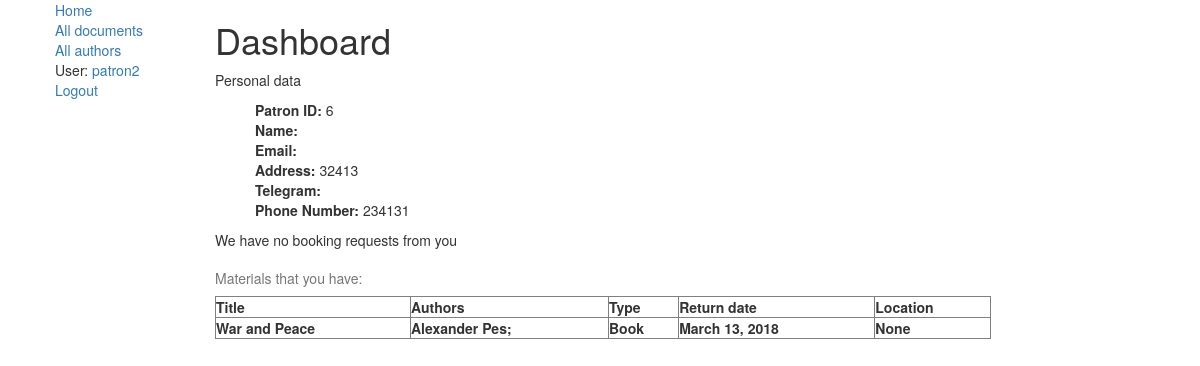
The page /library/dashboard/ (signed in) on the database its author committed.
### library/models.py (models this page shows, shortened)
class PatronInfo(models.Model):
    user = models.OneToOneField(User, on_delete=models.SET_NULL, null=True, blank=True)
    phone_number = models.CharField(max_length=20)
    address = models.CharField(max_length=20)
    telegram = models.CharField(max_length=20, blank=True)
    patron_type = models.ForeignKey('PatronType', on_delete=models.SET_NULL, null=True)
    class Meta:
        verbose_name = "Patron's Information"
        verbose_name_plural = "Patrons' Information"

class Document(models.Model):
    title = models.CharField(max_length=100)
    authors = models.ManyToManyField('Author', help_text='Select authors')
    description = models.TextField(max_length=1000, help_text="Enter a description of the document")
    type = models.ForeignKey('DocType', on_delete=models.SET_NULL, null=True, blank=True)
    tags = models.ManyToManyField('Tag', help_text="Select tags")
    last_quantity = models.IntegerField(
        help_text='This field is used for storing quantity after recalculation. DO NOT USE IT, use quantity() instead!',
        null=True)
    bestseller = models.BooleanField(default=False)
    quantity_synced = models.BooleanField(default=False)
    is_reference = models.BooleanField(default=False, help_text="Reference materials can not be borrowed.")
    def quantity(self) -> int:
        if not self.quantity_synced:
            n = len(DocumentInstance.objects.filter(document_id=self.id, status='a'))
            self.last_quantity = n
            self.quantity_synced = True
            self.save()
        else:
            n = self.last_quantity
        return n

class DocType(models.Model):
    name = models.CharField(max_length=50, help_text="Document type name")
    fields = models.CharField(max_length=1000, blank=True,
                              help_text="Fields labels separated with semicolon. Max: 5")
    max_days = models.IntegerField(help_text='Maximum days for loan in regular case', null=True)
    max_days_bestseller = models.IntegerField(help_text='Maximum days for loan if document is bestseller', null=True)
    max_days_privileges = models.IntegerField(help_text='Maximum days for loan for privileged patrons', null=True)
    class Meta:
        verbose_name = "Document Type"
        verbose_name_plural = "Documents' Types"

class DocumentInstance(models.Model):
    id = models.UUIDField(primary_key=True, default=uuid.uuid4,
                          help_text="Unique document ID")
    document = models.ForeignKey('Document', on_delete=models.CASCADE, null=True)
    due_back = models.DateField(null=True, blank=True)
    DOCUMENT_STATUS = (
        ('a', 'Available'),
        ('g', 'Given out'),
        ('r', 'Reserved'),
        ('m', 'Maintenance')
    )
    status = models.CharField(max_length=1, choices=DOCUMENT_STATUS, blank=True, default='d')
    location = models.ForeignKey('LibraryLocation', on_delete=models.SET_NULL, null=True, blank=True)
    price = models.FloatField(help_text='Price in RUB', null=True)
    holder = models.ForeignKey(User, on_delete=models.SET_NULL, null=True, blank=True)
    additional_field1 = models.CharField(max_length=500, blank=True)
    additional_field2 = models.CharField(max_length=500, blank=True)
    additional_field3 = models.CharField(max_length=500, blank=True)
    additional_field4 = models.CharField(max_length=500, blank=True)
    additional_field5 = models.CharField(max_length=500, blank=True)
    class Meta:
        ordering = ["due_back"]

### library/views.py (the view)
@login_required
def dashboard(request):
    user = auth.get_user(request)
    wish_list = list(WishList.objects.filter(user_id=user.id))
    wish_table = []
    book_table = []
    for wishes in wish_list:
        wish_table.append([wishes.document.title,
                           wishes.document.type,
                           wishes.document.quantity])
    users_books = list(DocumentInstance.objects.filter(holder=user.id))
    for books in users_books:
        string = ""
        for a in list(books.document.authors.all()):
            string += a.first_name + " " + a.last_name + "; "
        book_table.append([books.document.title,
                           string,
                           books.document.type.name,
                           books.due_back,
                           books.location])
    try:
        return render(
            request,
            'dashboard.html',
            context={'user': user,
                     'FirstName': User.objects.get(id=user.id).first_name,
                     'LastName': User.objects.get(id=user.id).last_name,
                     'Email': User.objects.get(id=user.id).email,
                     'Address': PatronInfo.objects.get(user_id=user.id).address,
                     'Telegram': PatronInfo.objects.get(user_id=user.id).telegram,
                     'Phone_Number': PatronInfo.objects.get(user_id=user.id).phone_number,
                     'wish_table': wish_table,
                     'book_table': book_table},
        )
    except ObjectDoesNotExist:
        return render(
            request,
            'dashboard.html',
            context={'user': user,
                     'FirstName': User.objects.get(id=user.id).first_name,
                     'LastName': User.objects.get(id=user.id).last_name,
                     'Email': User.objects.get(id=user.id).email,
                     'Address': "You have no Patron status",
                     'Telegram': "You have no Patron status",
                     'Phone_Number': "You have no Patron status",
                     'wish_table': wish_table,
                     'book_table': book_table},
        )

### library/templates/dashboard.html
{% extends "base_generic.html" %}
{% block content %}
    <h1>Dashboard</h1>
    {% if perms.library.change_wishlist %}
        <p>Librarian actions</p>
        <div><a href="{% url 'order-list' %}">Orders of users</a></div>
        <div><a href="{% url 'record-list' %}">Records</a></div>
        <div><a href="{% url 'users-list' %}">List of users</a></div>
        <div><a href="{% url 'document-create' %}">Create new document</a></div>
    {% else %}
        <p>Personal data</p>
        <ul>
            <div><strong>Patron ID:</strong> {{ user.id }}</div>
            <div><strong>Name:</strong> {{ FirstName }} {{ LastName }}</div>
            <div><strong>Email:</strong> {{ Email }}</div>
            <div><strong>Address:</strong> {{ Address }}</div>
            <div><strong>Telegram:</strong> {{ Telegram }}</div>
            <div><strong>Phone Number:</strong> {{ Phone_Number }}</div>
        </ul>
        {% if user.is_authenticated %}
            {% if wish_table %}
                <table border="1" align="left" width="80%">
                    <caption> Materials that you are waiting for now:</caption>
                    <tr>
                        <th> Title</th>
                        <th> Document Type</th>
                        <th> Quantity</th>
                    </tr>
                    {% for wishes in wish_table %}
                        <tr>
                            <th> {{ wishes.0 }}</th>
                            <th> {{ wishes.1 }}</th>
                            <th> {{ wishes.2 }}</th>
                        </tr>
                    {% endfor %}
                </table>
            {% else %}
                <p>We have no booking requests from you</p>
            {% endif %}
        {% else %} <p>To check out that {{ document.type }} you need to login</p>{% endif %}
        {% if book_table %}
            <table border="1" align="left" width="80%">
                <caption> Materials that you have:</caption>
                <tr>
                    <th> Title</th>
                    <th> Authors</th>
                    <th> Type</th>
                    <th> Return date</th>
                    <th> Location</th>
                </tr>
                {% for book in book_table %}
                    <tr>
                        <th> {{ book.0 }}</th>
                        <th> {{ book.1 }}</th>
                        <th> {{ book.2 }}</th>
                        <th> {{ book.3 }}</th>
                        <th> {{ book.4 }}</th>
                    </tr>
                {% endfor %}
            </table>
        {% else %}
            <p>You have no any documents/videos</p>
        {% endif %}
    {% endif %}
{% endblock %}

### library/templates/base_generic.html (shortened to what this page needs)
<!DOCTYPE html>
<html lang="en-us">
<head>
    <link rel="stylesheet" href="https://maxcdn.bootstrapcdn.com/bootstrap/3.3.7/css/bootstrap.min.css">
    <link rel="stylesheet" href="styles.css">
</head>
<body link="">
<div class="container-fluid">
    <div class="row">
        <div class="col-sm-2">
            {% block sidebar %}
                <ul class="sidebar-nav">
                    <div><a href="{% url 'index' %}">Home</a></div>
                    <div><a href="{% url 'document' %}">All documents</a></div>
                    <div><a href="{% url 'authors' %}">All authors</a></div>
                    {% if user.is_authenticated %}
                        <div>User: <a title="Open user card" href="{% url 'dashboard' %}">{{ user.get_username }}</a></div>
                        <div><a href="{% url 'logout' %}?next={{ request.path }}">Logout</a></div>
                    {% else %}
                        <div><a href="{% url 'login' %}?next={{ request.path }}">Login</a></div>
                    {% endif %}
                </ul>
            {% endblock %}
        </div>
        <div class="col-sm-10 ">
            {% block content %}{% endblock %}
        </div>
    </div>
</div>
</body>
</html>

### rows shown on the page
PatronInfo: address "32413", phone_number "234131"
Document: title "War and Peace"
DocType: name "Book"
DocumentInstance: due_back "March 13, 2018"

### other values the page prints
{{ user.get_username }} "patron2"
{{ user.id }} "6"
{{ book.1 }} "Alexander Pes;"
{{ book.4 }} "None"
